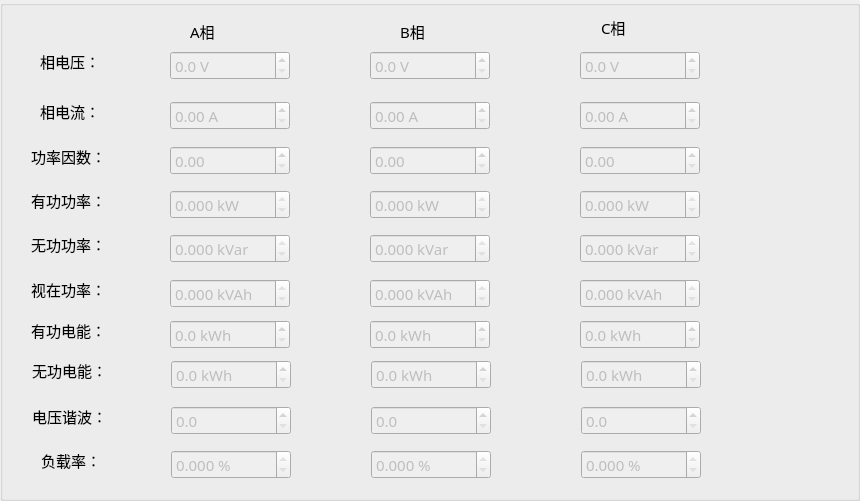
    <widget class="QGroupBox" name="groupBox_5">
     <property name="geometry">
      <rect>
       <x>-1</x>
       <y>-4</y>
       <width>860</width>
       <height>501</height>
      </rect>
     </property>
     <property name="font">
      <font>
       <pointsize>11</pointsize>
      </font>
     </property>
     <property name="title">
      <string/>
     </property>
     <widget class="QDoubleSpinBox" name="eleA">
      <property name="enabled">
       <bool>false</bool>
      </property>
      <property name="geometry">
       <rect>
        <x>170</x>
        <y>320</y>
        <width>120</width>
        <height>29</height>
       </rect>
      </property>
      <property name="font">
       <font>
        <family>微软雅黑</family>
        <pointsize>11</pointsize>
       </font>
      </property>
      <property name="suffix">
       <string> kWh</string>
      </property>
      <property name="decimals">
       <number>1</number>
      </property>
      <property name="maximum">
       <double>1000000.000000000000000</double>
      </property>
     </widget>
     <widget class="QDoubleSpinBox" name="volB">
      <property name="enabled">
       <bool>false</bool>
      </property>
      <property name="geometry">
       <rect>
        <x>370</x>
        <y>51</y>
        <width>120</width>
        <height>29</height>
       </rect>
      </property>
      <property name="font">
       <font>
        <family>微软雅黑</family>
        <pointsize>11</pointsize>
       </font>
      </property>
      <property name="suffix">
       <string> V</string>
      </property>
      <property name="decimals">
       <number>1</number>
      </property>
      <property name="maximum">
       <double>500.000000000000000</double>
      </property>
     </widget>
     <widget class="QLabel" name="label_111">
      <property name="geometry">
       <rect>
        <x>40</x>
        <y>101</y>
        <width>60</width>
        <height>20</height>
       </rect>
      </property>
      <property name="font">
       <font>
        <family>微软雅黑</family>
        <pointsize>11</pointsize>
       </font>
      </property>
      <property name="text">
       <string>相电流：</string>
      </property>
     </widget>
     <widget class="QLabel" name="label_112">
      <property name="geometry">
       <rect>
        <x>31</x>
        <y>146</y>
        <width>75</width>
        <height>20</height>
       </rect>
      </property>
      <property name="font">
       <font>
        <family>微软雅黑</family>
        <pointsize>11</pointsize>
       </font>
      </property>
      <property name="text">
       <string>功率因数：</string>
      </property>
     </widget>
     <widget class="QDoubleSpinBox" name="curA">
      <property name="enabled">
       <bool>false</bool>
      </property>
      <property name="geometry">
       <rect>
        <x>170</x>
        <y>101</y>
        <width>120</width>
        <height>29</height>
       </rect>
      </property>
      <property name="font">
       <font>
        <family>微软雅黑</family>
        <pointsize>11</pointsize>
       </font>
      </property>
      <property name="suffix">
       <string> A</string>
      </property>
      <property name="decimals">
       <number>2</number>
      </property>
      <property name="maximum">
       <double>500.000000000000000</double>
      </property>
     </widget>
     <widget class="QLabel" name="label_109">
      <property name="geometry">
       <rect>
        <x>400</x>
        <y>16</y>
        <width>25</width>
        <height>30</height>
       </rect>
      </property>
      <property name="minimumSize">
       <size>
        <width>0</width>
        <height>30</height>
       </size>
      </property>
      <property name="font">
       <font>
        <family>微软雅黑</family>
        <pointsize>11</pointsize>
       </font>
      </property>
      <property name="text">
       <string>B相</string>
      </property>
     </widget>
     <widget class="QDoubleSpinBox" name="Rec_PowA">
      <property name="enabled">
       <bool>false</bool>
      </property>
      <property name="geometry">
       <rect>
        <x>170</x>
        <y>234</y>
        <width>120</width>
        <height>29</height>
       </rect>
      </property>
      <property name="font">
       <font>
        <family>微软雅黑</family>
        <pointsize>11</pointsize>
       </font>
      </property>
      <property name="readOnly">
       <bool>true</bool>
      </property>
      <property name="buttonSymbols">
       <enum>QAbstractSpinBox::UpDownArrows</enum>
      </property>
      <property name="suffix">
       <string> kVar</string>
      </property>
      <property name="decimals">
       <number>3</number>
      </property>
      <property name="maximum">
       <double>10000000.000000000000000</double>
      </property>
     </widget>
     <widget class="QDoubleSpinBox" name="curB">
      <property name="enabled">
       <bool>false</bool>
      </property>
      <property name="geometry">
       <rect>
        <x>370</x>
        <y>101</y>
        <width>120</width>
        <height>29</height>
       </rect>
      </property>
      <property name="font">
       <font>
        <family>微软雅黑</family>
        <pointsize>11</pointsize>
       </font>
      </property>
      <property name="suffix">
       <string> A</string>
      </property>
      <property name="decimals">
       <number>2</number>
      </property>
      <property name="maximum">
       <double>500.000000000000000</double>
      </property>
     </widget>
     <widget class="QLabel" name="label_107">
      <property name="geometry">
       <rect>
        <x>190</x>
        <y>16</y>
        <width>26</width>
        <height>30</height>
       </rect>
      </property>
      <property name="minimumSize">
       <size>
        <width>0</width>
        <height>30</height>
       </size>
      </property>
      <property name="font">
       <font>
        <family>微软雅黑</family>
        <pointsize>11</pointsize>
       </font>
      </property>
      <property name="text">
       <string>A相</string>
      </property>
     </widget>
     <widget class="QDoubleSpinBox" name="Rec_PowC">
      <property name="enabled">
       <bool>false</bool>
      </property>
      <property name="geometry">
       <rect>
        <x>580</x>
        <y>234</y>
        <width>120</width>
        <height>29</height>
       </rect>
      </property>
      <property name="font">
       <font>
        <family>微软雅黑</family>
        <pointsize>11</pointsize>
       </font>
      </property>
      <property name="readOnly">
       <bool>true</bool>
      </property>
      <property name="buttonSymbols">
       <enum>QAbstractSpinBox::UpDownArrows</enum>
      </property>
      <property name="suffix">
       <string> kVar</string>
      </property>
      <property name="decimals">
       <number>3</number>
      </property>
      <property name="maximum">
       <double>10000000.000000000000000</double>
      </property>
     </widget>
     <widget class="QDoubleSpinBox" name="eleB">
      <property name="enabled">
       <bool>false</bool>
      </property>
      <property name="geometry">
       <rect>
        <x>370</x>
        <y>320</y>
        <width>120</width>
        <height>29</height>
       </rect>
      </property>
      <property name="font">
       <font>
        <family>微软雅黑</family>
        <pointsize>11</pointsize>
       </font>
      </property>
      <property name="suffix">
       <string> kWh</string>
      </property>
      <property name="decimals">
       <number>1</number>
      </property>
      <property name="maximum">
       <double>1000000.000000000000000</double>
      </property>
     </widget>
     <widget class="QLabel" name="label_116">
      <property name="geometry">
       <rect>
        <x>31</x>
        <y>320</y>
        <width>75</width>
        <height>20</height>
       </rect>
      </property>
      <property name="font">
       <font>
        <family>微软雅黑</family>
        <pointsize>11</pointsize>
       </font>
      </property>
      <property name="text">
       <string>有功电能：</string>
      </property>
     </widget>
     <widget class="QDoubleSpinBox" name="volC">
      <property name="enabled">
       <bool>false</bool>
      </property>
      <property name="geometry">
       <rect>
        <x>580</x>
        <y>51</y>
        <width>120</width>
        <height>29</height>
       </rect>
      </property>
      <property name="font">
       <font>
        <family>微软雅黑</family>
        <pointsize>11</pointsize>
       </font>
      </property>
      <property name="suffix">
       <string> V</string>
      </property>
      <property name="decimals">
       <number>1</number>
      </property>
      <property name="maximum">
       <double>500.000000000000000</double>
      </property>
     </widget>
     <widget class="QLabel" name="label_115">
      <property name="geometry">
       <rect>
        <x>31</x>
        <y>279</y>
        <width>75</width>
        <height>20</height>
       </rect>
      </property>
      <property name="font">
       <font>
        <family>微软雅黑</family>
        <pointsize>11</pointsize>
       </font>
      </property>
      <property name="text">
       <string>视在功率：</string>
      </property>
     </widget>
     <widget class="QDoubleSpinBox" name="curC">
      <property name="enabled">
       <bool>false</bool>
      </property>
      <property name="geometry">
       <rect>
        <x>580</x>
        <y>101</y>
        <width>120</width>
        <height>29</height>
       </rect>
      </property>
      <property name="font">
       <font>
        <family>微软雅黑</family>
        <pointsize>11</pointsize>
       </font>
      </property>
      <property name="suffix">
       <string> A</string>
      </property>
      <property name="decimals">
       <number>2</number>
      </property>
      <property name="maximum">
       <double>500.000000000000000</double>
      </property>
     </widget>
     <widget class="QDoubleSpinBox" name="pfA">
      <property name="enabled">
       <bool>false</bool>
      </property>
      <property name="geometry">
       <rect>
        <x>170</x>
        <y>146</y>
        <width>120</width>
        <height>29</height>
       </rect>
      </property>
      <property name="font">
       <font>
        <family>微软雅黑</family>
        <pointsize>11</pointsize>
       </font>
      </property>
      <property name="autoFillBackground">
       <bool>false</bool>
      </property>
      <property name="decimals">
       <number>2</number>
      </property>
      <property name="maximum">
       <double>1.000000000000000</double>
      </property>
      <property name="singleStep">
       <double>0.050000000000000</double>
      </property>
     </widget>
     <widget class="QLabel" name="label_110">
      <property name="geometry">
       <rect>
        <x>40</x>
        <y>51</y>
        <width>60</width>
        <height>20</height>
       </rect>
      </property>
      <property name="font">
       <font>
        <family>微软雅黑</family>
        <pointsize>11</pointsize>
       </font>
      </property>
      <property name="text">
       <string>相电压：</string>
      </property>
     </widget>
     <widget class="QDoubleSpinBox" name="act_PowA">
      <property name="enabled">
       <bool>false</bool>
      </property>
      <property name="geometry">
       <rect>
        <x>170</x>
        <y>190</y>
        <width>120</width>
        <height>29</height>
       </rect>
      </property>
      <property name="font">
       <font>
        <family>微软雅黑</family>
        <pointsize>11</pointsize>
       </font>
      </property>
      <property name="readOnly">
       <bool>true</bool>
      </property>
      <property name="buttonSymbols">
       <enum>QAbstractSpinBox::UpDownArrows</enum>
      </property>
      <property name="suffix">
       <string> kW</string>
      </property>
      <property name="decimals">
       <number>3</number>
      </property>
      <property name="maximum">
       <double>10000000.000000000000000</double>
      </property>
     </widget>
     <widget class="QDoubleSpinBox" name="Rec_PowB">
      <property name="enabled">
       <bool>false</bool>
      </property>
      <property name="geometry">
       <rect>
        <x>370</x>
        <y>234</y>
        <width>120</width>
        <height>29</height>
       </rect>
      </property>
      <property name="font">
       <font>
        <family>微软雅黑</family>
        <pointsize>11</pointsize>
       </font>
      </property>
      <property name="readOnly">
       <bool>true</bool>
      </property>
      <property name="buttonSymbols">
       <enum>QAbstractSpinBox::UpDownArrows</enum>
      </property>
      <property name="suffix">
       <string> kVar</string>
      </property>
      <property name="decimals">
       <number>3</number>
      </property>
      <property name="maximum">
       <double>10000000.000000000000000</double>
      </property>
     </widget>
     <widget class="QLabel" name="label_113">
      <property name="geometry">
       <rect>
        <x>31</x>
        <y>190</y>
        <width>75</width>
        <height>20</height>
       </rect>
      </property>
      <property name="font">
       <font>
        <family>微软雅黑</family>
        <pointsize>11</pointsize>
       </font>
      </property>
      <property name="text">
       <string>有功功率：</string>
      </property>
     </widget>
     <widget class="QDoubleSpinBox" name="pfC">
      <property name="enabled">
       <bool>false</bool>
      </property>
      <property name="geometry">
       <rect>
        <x>580</x>
        <y>146</y>
        <width>120</width>
        <height>29</height>
       </rect>
      </property>
      <property name="font">
       <font>
        <family>微软雅黑</family>
        <pointsize>11</pointsize>
       </font>
      </property>
      <property name="decimals">
       <number>2</number>
      </property>
      <property name="maximum">
       <double>1.000000000000000</double>
      </property>
      <property name="singleStep">
       <double>0.050000000000000</double>
      </property>
     </widget>
     <widget class="QDoubleSpinBox" name="ApparentC">
      <property name="enabled">
       <bool>false</bool>
      </property>
      <property name="geometry">
       <rect>
        <x>580</x>
        <y>279</y>
        <width>120</width>
        <height>29</height>
       </rect>
      </property>
      <property name="font">
       <font>
        <family>微软雅黑</family>
        <pointsize>11</pointsize>
       </font>
      </property>
      <property name="readOnly">
       <bool>true</bool>
      </property>
      <property name="buttonSymbols">
       <enum>QAbstractSpinBox::UpDownArrows</enum>
      </property>
      <property name="suffix">
       <string> kVAh</string>
      </property>
      <property name="decimals">
       <number>3</number>
      </property>
      <property name="maximum">
       <double>10000000.000000000000000</double>
      </property>
     </widget>
     <widget class="QDoubleSpinBox" name="pfB">
      <property name="enabled">
       <bool>false</bool>
      </property>
      <property name="geometry">
       <rect>
        <x>370</x>
        <y>146</y>
        <width>120</width>
        <height>29</height>
       </rect>
      </property>
      <property name="font">
       <font>
        <family>微软雅黑</family>
        <pointsize>11</pointsize>
       </font>
      </property>
      <property name="decimals">
       <number>2</number>
      </property>
      <property name="maximum">
       <double>1.000000000000000</double>
      </property>
      <property name="singleStep">
       <double>0.050000000000000</double>
      </property>
     </widget>
     <widget class="QDoubleSpinBox" name="ApparentA">
      <property name="enabled">
       <bool>false</bool>
      </property>
      <property name="geometry">
       <rect>
        <x>170</x>
        <y>279</y>
        <width>120</width>
        <height>29</height>
       </rect>
      </property>
      <property name="font">
       <font>
        <family>微软雅黑</family>
        <pointsize>11</pointsize>
       </font>
      </property>
      <property name="readOnly">
       <bool>true</bool>
      </property>
      <property name="buttonSymbols">
       <enum>QAbstractSpinBox::UpDownArrows</enum>
      </property>
      <property name="suffix">
       <string> kVAh</string>
      </property>
      <property name="decimals">
       <number>3</number>
      </property>
      <property name="maximum">
       <double>10000000.000000000000000</double>
      </property>
     </widget>
     <widget class="QLabel" name="label_114">
      <property name="geometry">
       <rect>
        <x>31</x>
        <y>234</y>
        <width>75</width>
        <height>20</height>
       </rect>
      </property>
      <property name="font">
       <font>
        <family>微软雅黑</family>
        <pointsize>11</pointsize>
       </font>
      </property>
      <property name="text">
       <string>无功功率：</string>
      </property>
     </widget>
     <widget class="QDoubleSpinBox" name="act_PowC">
      <property name="enabled">
       <bool>false</bool>
      </property>
      <property name="geometry">
       <rect>
        <x>580</x>
        <y>190</y>
        <width>120</width>
        <height>29</height>
       </rect>
      </property>
      <property name="font">
       <font>
        <family>微软雅黑</family>
        <pointsize>11</pointsize>
       </font>
      </property>
      <property name="readOnly">
       <bool>true</bool>
      </property>
      <property name="buttonSymbols">
       <enum>QAbstractSpinBox::UpDownArrows</enum>
      </property>
      <property name="suffix">
       <string> kW</string>
      </property>
      <property name="decimals">
       <number>3</number>
      </property>
      <property name="maximum">
       <double>10000000.000000000000000</double>
      </property>
     </widget>
     <widget class="QDoubleSpinBox" name="act_PowB">
      <property name="enabled">
       <bool>false</bool>
      </property>
      <property name="geometry">
       <rect>
        <x>370</x>
        <y>190</y>
        <width>120</width>
        <height>29</height>
       </rect>
      </property>
      <property name="font">
       <font>
        <family>微软雅黑</family>
        <pointsize>11</pointsize>
       </font>
      </property>
      <property name="readOnly">
       <bool>true</bool>
      </property>
      <property name="buttonSymbols">
       <enum>QAbstractSpinBox::UpDownArrows</enum>
      </property>
      <property name="suffix">
       <string> kW</string>
      </property>
      <property name="decimals">
       <number>3</number>
      </property>
      <property name="maximum">
       <double>10000000.000000000000000</double>
      </property>
     </widget>
     <widget class="QDoubleSpinBox" name="ApparentB">
      <property name="enabled">
       <bool>false</bool>
      </property>
      <property name="geometry">
       <rect>
        <x>370</x>
        <y>279</y>
        <width>120</width>
        <height>29</height>
       </rect>
      </property>
      <property name="font">
       <font>
        <family>微软雅黑</family>
        <pointsize>11</pointsize>
       </font>
      </property>
      <property name="readOnly">
       <bool>true</bool>
      </property>
      <property name="buttonSymbols">
       <enum>QAbstractSpinBox::UpDownArrows</enum>
      </property>
      <property name="suffix">
       <string> kVAh</string>
      </property>
      <property name="decimals">
       <number>3</number>
      </property>
      <property name="maximum">
       <double>10000000.000000000000000</double>
      </property>
     </widget>
     <widget class="QLabel" name="label_108">
      <property name="geometry">
       <rect>
        <x>601</x>
        <y>12</y>
        <width>51</width>
        <height>30</height>
       </rect>
      </property>
      <property name="minimumSize">
       <size>
        <width>0</width>
        <height>30</height>
       </size>
      </property>
      <property name="font">
       <font>
        <family>微软雅黑</family>
        <pointsize>11</pointsize>
       </font>
      </property>
      <property name="text">
       <string>C相</string>
      </property>
     </widget>
     <widget class="QDoubleSpinBox" name="eleC">
      <property name="enabled">
       <bool>false</bool>
      </property>
      <property name="geometry">
       <rect>
        <x>580</x>
        <y>320</y>
        <width>120</width>
        <height>29</height>
       </rect>
      </property>
      <property name="font">
       <font>
        <family>微软雅黑</family>
        <pointsize>11</pointsize>
       </font>
      </property>
      <property name="suffix">
       <string> kWh</string>
      </property>
      <property name="decimals">
       <number>1</number>
      </property>
      <property name="maximum">
       <double>1000000.000000000000000</double>
      </property>
     </widget>
     <widget class="QDoubleSpinBox" name="volA">
      <property name="enabled">
       <bool>false</bool>
      </property>
      <property name="geometry">
       <rect>
        <x>170</x>
        <y>51</y>
        <width>120</width>
        <height>29</height>
       </rect>
      </property>
      <property name="font">
       <font>
        <family>微软雅黑</family>
        <pointsize>11</pointsize>
       </font>
      </property>
      <property name="suffix">
       <string> V</string>
      </property>
      <property name="decimals">
       <number>1</number>
      </property>
      <property name="maximum">
       <double>500.000000000000000</double>
      </property>
     </widget>
     <widget class="QDoubleSpinBox" name="reacEleB">
      <property name="enabled">
       <bool>false</bool>
      </property>
      <property name="geometry">
       <rect>
        <x>371</x>
        <y>360</y>
        <width>120</width>
        <height>29</height>
       </rect>
      </property>
      <property name="font">
       <font>
        <family>微软雅黑</family>
        <pointsize>11</pointsize>
       </font>
      </property>
      <property name="suffix">
       <string> kWh</string>
      </property>
      <property name="decimals">
       <number>1</number>
      </property>
      <property name="maximum">
       <double>1000000.000000000000000</double>
      </property>
     </widget>
     <widget class="QDoubleSpinBox" name="reacEleC">
      <property name="enabled">
       <bool>false</bool>
      </property>
      <property name="geometry">
       <rect>
        <x>581</x>
        <y>360</y>
        <width>120</width>
        <height>29</height>
       </rect>
      </property>
      <property name="font">
       <font>
        <family>微软雅黑</family>
        <pointsize>11</pointsize>
       </font>
      </property>
      <property name="suffix">
       <string> kWh</string>
      </property>
      <property name="decimals">
       <number>1</number>
      </property>
      <property name="maximum">
       <double>1000000.000000000000000</double>
      </property>
     </widget>
     <widget class="QDoubleSpinBox" name="reacEleA">
      <property name="enabled">
       <bool>false</bool>
      </property>
      <property name="geometry">
       <rect>
        <x>171</x>
        <y>360</y>
        <width>120</width>
        <height>29</height>
       </rect>
      </property>
      <property name="font">
       <font>
        <family>微软雅黑</family>
        <pointsize>11</pointsize>
       </font>
      </property>
      <property name="suffix">
       <string> kWh</string>
      </property>
      <property name="decimals">
       <number>1</number>
      </property>
      <property name="maximum">
       <double>1000000.000000000000000</double>
      </property>
     </widget>
     <widget class="QLabel" name="label_125">
      <property name="geometry">
       <rect>
        <x>32</x>
        <y>360</y>
        <width>75</width>
        <height>20</height>
       </rect>
      </property>
      <property name="font">
       <font>
        <family>微软雅黑</family>
        <pointsize>11</pointsize>
       </font>
      </property>
      <property name="text">
       <string>无功电能：</string>
      </property>
     </widget>
     <widget class="QDoubleSpinBox" name="curXbC">
      <property name="enabled">
       <bool>false</bool>
      </property>
      <property name="geometry">
       <rect>
        <x>581</x>
        <y>406</y>
        <width>120</width>
        <height>29</height>
       </rect>
      </property>
      <property name="font">
       <font>
        <family>微软雅黑</family>
        <pointsize>11</pointsize>
       </font>
      </property>
      <property name="suffix">
       <string/>
      </property>
      <property name="decimals">
       <number>1</number>
      </property>
      <property name="maximum">
       <double>500.000000000000000</double>
      </property>
     </widget>
     <widget class="QLabel" name="label_132">
      <property name="geometry">
       <rect>
        <x>32</x>
        <y>406</y>
        <width>71</width>
        <height>20</height>
       </rect>
      </property>
      <property name="font">
       <font>
        <family>微软雅黑</family>
        <pointsize>11</pointsize>
       </font>
      </property>
      <property name="text">
       <string>电压谐波：</string>
      </property>
     </widget>
     <widget class="QDoubleSpinBox" name="curXbB">
      <property name="enabled">
       <bool>false</bool>
      </property>
      <property name="geometry">
       <rect>
        <x>371</x>
        <y>406</y>
        <width>120</width>
        <height>29</height>
       </rect>
      </property>
      <property name="font">
       <font>
        <family>微软雅黑</family>
        <pointsize>11</pointsize>
       </font>
      </property>
      <property name="suffix">
       <string/>
      </property>
      <property name="decimals">
       <number>1</number>
      </property>
      <property name="maximum">
       <double>500.000000000000000</double>
      </property>
     </widget>
     <widget class="QDoubleSpinBox" name="curXbA">
      <property name="enabled">
       <bool>false</bool>
      </property>
      <property name="geometry">
       <rect>
        <x>171</x>
        <y>406</y>
        <width>120</width>
        <height>29</height>
       </rect>
      </property>
      <property name="font">
       <font>
        <family>微软雅黑</family>
        <pointsize>11</pointsize>
       </font>
      </property>
      <property name="suffix">
       <string/>
      </property>
      <property name="decimals">
       <number>1</number>
      </property>
      <property name="maximum">
       <double>500.000000000000000</double>
      </property>
     </widget>
     <widget class="QDoubleSpinBox" name="loadB">
      <property name="enabled">
       <bool>false</bool>
      </property>
      <property name="geometry">
       <rect>
        <x>371</x>
        <y>450</y>
        <width>120</width>
        <height>29</height>
       </rect>
      </property>
      <property name="font">
       <font>
        <family>微软雅黑</family>
        <pointsize>11</pointsize>
       </font>
      </property>
      <property name="readOnly">
       <bool>true</bool>
      </property>
      <property name="buttonSymbols">
       <enum>QAbstractSpinBox::UpDownArrows</enum>
      </property>
      <property name="suffix">
       <string> %</string>
      </property>
      <property name="decimals">
       <number>3</number>
      </property>
      <property name="maximum">
       <double>10000000.000000000000000</double>
      </property>
     </widget>
     <widget class="QDoubleSpinBox" name="loadA">
      <property name="enabled">
       <bool>false</bool>
      </property>
      <property name="geometry">
       <rect>
        <x>171</x>
        <y>450</y>
        <width>120</width>
        <height>29</height>
       </rect>
      </property>
      <property name="font">
       <font>
        <family>微软雅黑</family>
        <pointsize>11</pointsize>
       </font>
      </property>
      <property name="readOnly">
       <bool>true</bool>
      </property>
      <property name="buttonSymbols">
       <enum>QAbstractSpinBox::UpDownArrows</enum>
      </property>
      <property name="suffix">
       <string> %</string>
      </property>
      <property name="decimals">
       <number>3</number>
      </property>
      <property name="maximum">
       <double>10000000.000000000000000</double>
      </property>
     </widget>
     <widget class="QLabel" name="label_152">
      <property name="geometry">
       <rect>
        <x>41</x>
        <y>450</y>
        <width>75</width>
        <height>20</height>
       </rect>
      </property>
      <property name="font">
       <font>
        <family>微软雅黑</family>
        <pointsize>11</pointsize>
       </font>
      </property>
      <property name="text">
       <string>负载率：</string>
      </property>
     </widget>
     <widget class="QDoubleSpinBox" name="loadC">
      <property name="enabled">
       <bool>false</bool>
      </property>
      <property name="geometry">
       <rect>
        <x>581</x>
        <y>450</y>
        <width>120</width>
        <height>29</height>
       </rect>
      </property>
      <property name="font">
       <font>
        <family>微软雅黑</family>
        <pointsize>11</pointsize>
       </font>
      </property>
      <property name="readOnly">
       <bool>true</bool>
      </property>
      <property name="buttonSymbols">
       <enum>QAbstractSpinBox::UpDownArrows</enum>
      </property>
      <property name="suffix">
       <string> %</string>
      </property>
      <property name="decimals">
       <number>3</number>
      </property>
      <property name="maximum">
       <double>10000000.000000000000000</double>
      </property>
     </widget>
    </widget>
